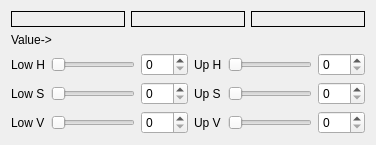
     <widget class="QWidget" name="tab_5">
      <attribute name="title">
       <string>Black</string>
      </attribute>
      <layout class="QGridLayout" name="gridLayout_20">
       <item row="3" column="1">
        <layout class="QGridLayout" name="gridLayout_11">
         <item row="2" column="1">
          <widget class="QSlider" name="black_uv">
           <property name="maximum">
            <number>255</number>
           </property>
           <property name="orientation">
            <enum>Qt::Horizontal</enum>
           </property>
          </widget>
         </item>
         <item row="1" column="1">
          <widget class="QSlider" name="black_us">
           <property name="maximum">
            <number>255</number>
           </property>
           <property name="orientation">
            <enum>Qt::Horizontal</enum>
           </property>
          </widget>
         </item>
         <item row="0" column="1">
          <widget class="QSlider" name="black_uh">
           <property name="maximum">
            <number>179</number>
           </property>
           <property name="orientation">
            <enum>Qt::Horizontal</enum>
           </property>
          </widget>
         </item>
         <item row="1" column="2">
          <widget class="QSpinBox" name="spinBox_31">
           <property name="maximum">
            <number>255</number>
           </property>
          </widget>
         </item>
         <item row="0" column="2">
          <widget class="QSpinBox" name="spinBox_32">
           <property name="maximum">
            <number>179</number>
           </property>
          </widget>
         </item>
         <item row="2" column="2">
          <widget class="QSpinBox" name="spinBox_33">
           <property name="maximum">
            <number>255</number>
           </property>
          </widget>
         </item>
         <item row="0" column="0">
          <widget class="QLabel" name="label_31">
           <property name="text">
            <string>Up H</string>
           </property>
          </widget>
         </item>
         <item row="2" column="0">
          <widget class="QLabel" name="label_32">
           <property name="text">
            <string>Up V</string>
           </property>
          </widget>
         </item>
         <item row="1" column="0">
          <widget class="QLabel" name="label_33">
           <property name="text">
            <string>Up S</string>
           </property>
          </widget>
         </item>
        </layout>
       </item>
       <item row="2" column="0" colspan="2">
        <widget class="QLabel" name="black_value">
         <property name="text">
          <string>Value-&gt;</string>
         </property>
        </widget>
       </item>
       <item row="3" column="0">
        <layout class="QGridLayout" name="gridLayout_12">
         <item row="2" column="1">
          <widget class="QSlider" name="black_lv">
           <property name="maximum">
            <number>255</number>
           </property>
           <property name="orientation">
            <enum>Qt::Horizontal</enum>
           </property>
          </widget>
         </item>
         <item row="1" column="1">
          <widget class="QSlider" name="black_ls">
           <property name="maximum">
            <number>255</number>
           </property>
           <property name="orientation">
            <enum>Qt::Horizontal</enum>
           </property>
          </widget>
         </item>
         <item row="1" column="0">
          <widget class="QLabel" name="label_34">
           <property name="text">
            <string>Low S</string>
           </property>
          </widget>
         </item>
         <item row="2" column="0">
          <widget class="QLabel" name="label_35">
           <property name="text">
            <string>Low V</string>
           </property>
          </widget>
         </item>
         <item row="0" column="0">
          <widget class="QLabel" name="label_36">
           <property name="text">
            <string>Low H</string>
           </property>
          </widget>
         </item>
         <item row="1" column="2">
          <widget class="QSpinBox" name="spinBox_34">
           <property name="maximum">
            <number>255</number>
           </property>
          </widget>
         </item>
         <item row="0" column="2">
          <widget class="QSpinBox" name="spinBox_35">
           <property name="maximum">
            <number>179</number>
           </property>
          </widget>
         </item>
         <item row="2" column="2">
          <widget class="QSpinBox" name="spinBox_36">
           <property name="maximum">
            <number>255</number>
           </property>
          </widget>
         </item>
         <item row="0" column="1">
          <widget class="QSlider" name="black_lh">
           <property name="maximum">
            <number>179</number>
           </property>
           <property name="orientation">
            <enum>Qt::Horizontal</enum>
           </property>
          </widget>
         </item>
        </layout>
       </item>
       <item row="1" column="0" colspan="2">
        <layout class="QHBoxLayout" name="horizontalLayout_6">
         <item>
          <widget class="QLabel" name="frame_black">
           <property name="frameShape">
            <enum>QFrame::Box</enum>
           </property>
           <property name="text">
            <string/>
           </property>
          </widget>
         </item>
         <item>
          <widget class="QLabel" name="frame_black2">
           <property name="frameShape">
            <enum>QFrame::Box</enum>
           </property>
           <property name="text">
            <string/>
           </property>
          </widget>
         </item>
         <item>
          <widget class="QLabel" name="frame_black3">
           <property name="frameShape">
            <enum>QFrame::Box</enum>
           </property>
           <property name="text">
            <string/>
           </property>
          </widget>
         </item>
        </layout>
       </item>
      </layout>
     </widget>
